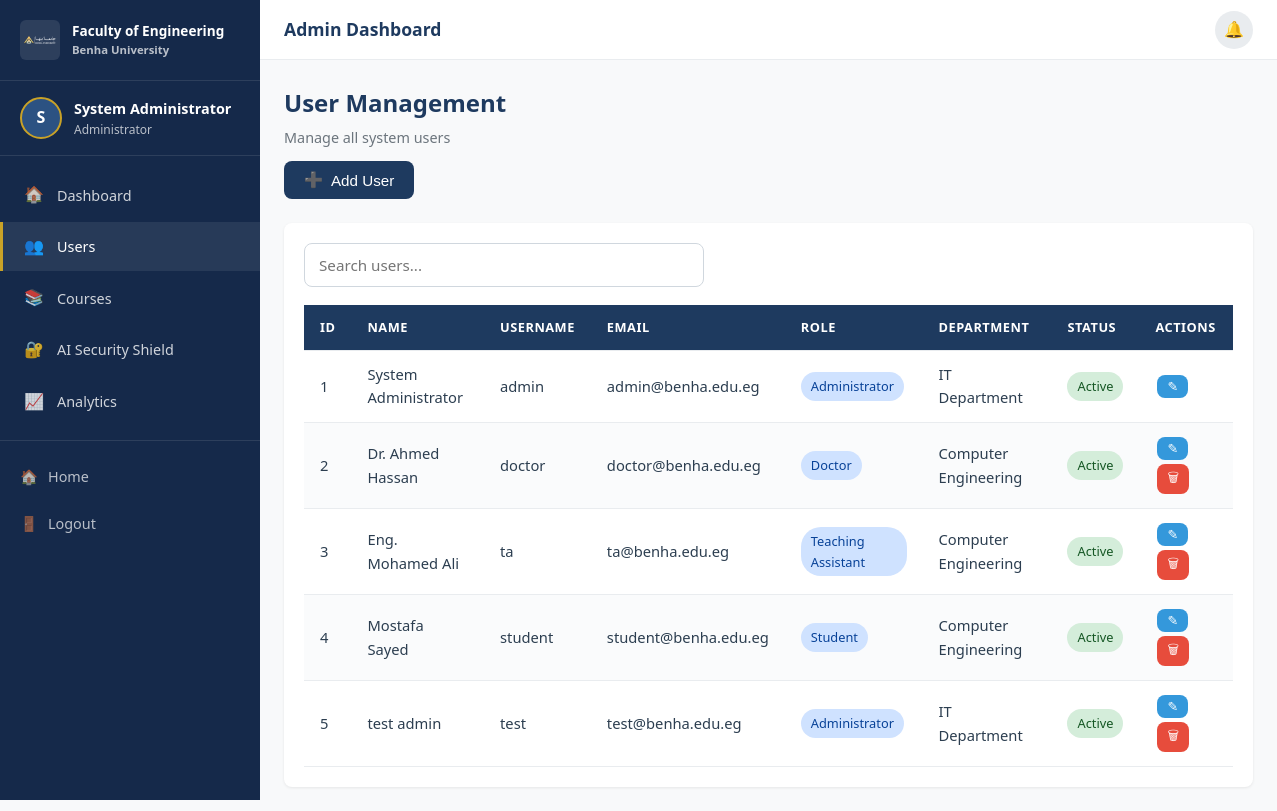
The page /admin/dashboard.php?section=users (signed in) on the database as committed earlier.
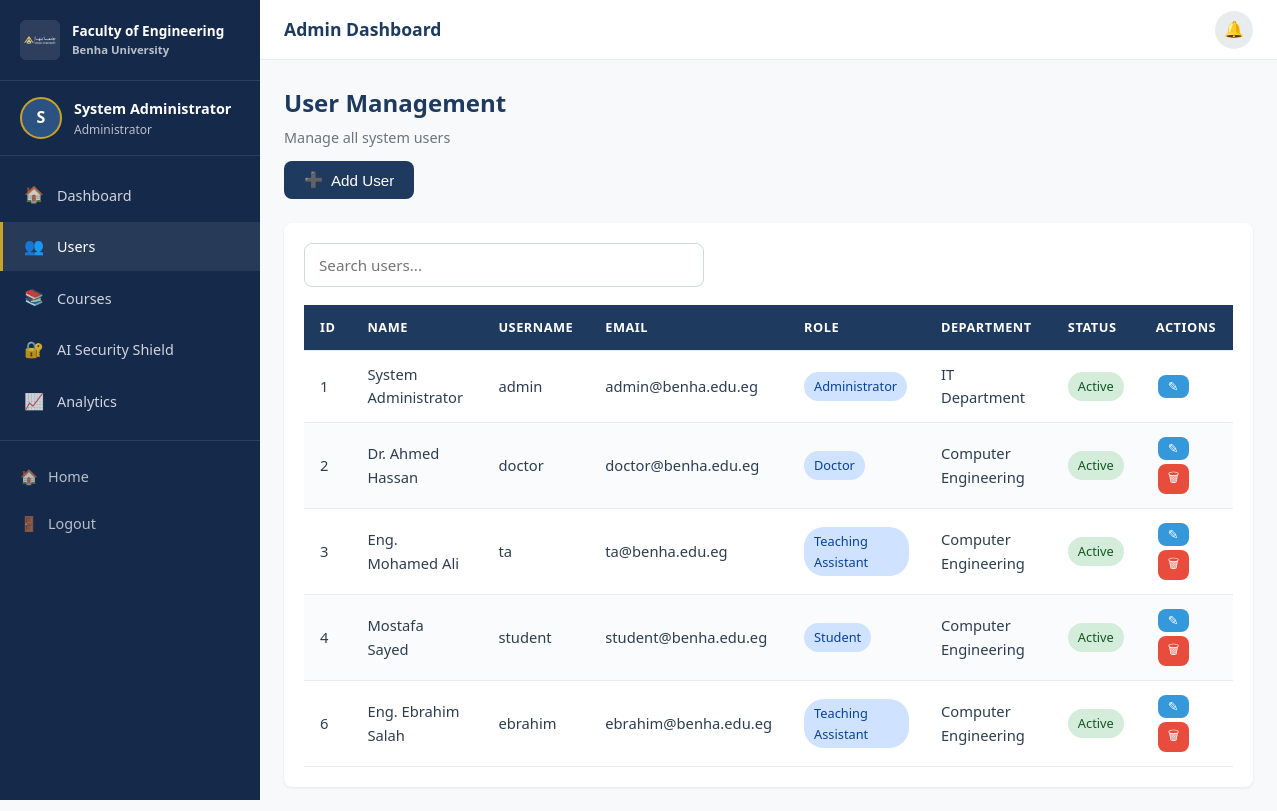
The same page on the database as committed later.
### tables this page shows
CREATE TABLE `users` (
  `id` int(11) NOT NULL,
  `username` varchar(50) NOT NULL,
  `email` varchar(100) NOT NULL,
  `password_hash` varchar(255) NOT NULL,
  `full_name` varchar(100) NOT NULL,
  `role_id` int(11) NOT NULL,
  `avatar` varchar(255) DEFAULT NULL,
  `phone` varchar(20) DEFAULT NULL,
  `department` varchar(100) DEFAULT NULL,
  `is_active` tinyint(1) DEFAULT 1,
  `last_login` datetime DEFAULT NULL,
  `created_at` timestamp NOT NULL DEFAULT current_timestamp(),
  `updated_at` timestamp NOT NULL DEFAULT current_timestamp() ON UPDATE current_timestamp()
);

CREATE TABLE `roles` (
  `id` int(11) NOT NULL,
  `role_name` varchar(20) NOT NULL,
  `display_name` varchar(50) NOT NULL,
  `description` text DEFAULT NULL,
  `created_at` timestamp NOT NULL DEFAULT current_timestamp()
);

### includes/functions.php (called while the page is built, shortened)
<?php
require_once __DIR__ . '/db.php';
require_once __DIR__ . '/db.php';
function isLoggedIn() {
    return isset($_SESSION['user_id']) && !empty($_SESSION['user_id']);
}
function getCurrentUser() {
    try {
        $db = Database::getInstance();
        $result = $db->query(
            "SELECT u.*, r.role_name, r.display_name as role_display
             FROM users u
             JOIN roles r ON u.role_id = r.id
             WHERE u.id = ? AND u.is_active = 1",
            [$_SESSION['user_id']]
        )->fetch();
        return $result ?: null;
    } catch (Exception $e) {
        return null;
    }
}
function requireRole($allowedRoles) {
    $user = getCurrentUser();
}

### includes/db.php (called while the page is built, shortened)
<?php
$db_config = [
    'host' => 'localhost',
    'database' => 'benha_engineering',
    'username' => 'root',
    'password' => '',
    'charset' => 'utf8mb4',
    'collation' => 'utf8mb4_unicode_ci'
];
class Database {
    private static $instance = null;
    private $pdo;
    private $stmt;
    private function __construct() {
        global $db_config;
        try {
            $dsn = "mysql:host={$db_config['host']};dbname={$db_config['database']};charset={$db_config['charset']}";
            $tz = new DateTimeZone('Africa/Cairo');
            $dt = new DateTime('now', $tz);
            $offset = $dt->format('P');
            $options = [
                PDO::ATTR_ERRMODE => PDO::ERRMODE_EXCEPTION,
                PDO::ATTR_DEFAULT_FETCH_MODE => PDO::FETCH_ASSOC,
                PDO::ATTR_EMULATE_PREPARES => false,
                PDO::MYSQL_ATTR_INIT_COMMAND => "SET NAMES {$db_config['charset']} COLLATE {$db_config['collation']}; SET time_zone = '{$offset}'; SET SESSION sql_mode = 'STRICT_TRANS_TABLES,NO_ZERO_IN_DATE,NO_ZERO_DATE,ERROR_FOR_DIVISION_BY_ZERO,NO_ENGINE_SUBSTITUTION';"
            ];
            $this->pdo = new PDO($dsn, $db_config['username'], $db_config['password'], $options);
        } catch (PDOException $e) {
            error_log("Database Connection Error: " . $e->getMessage());
            die("Database connection failed. Please contact the administrator.");
        }
    }
    public static function getInstance() {
        if (self::$instance === null) {
            self::$instance = new self();
        }
        return self::$instance;
    }
    public function query($sql, $params = []) {
        $this->stmt = $this->pdo->prepare($sql);
        $this->stmt->execute($params);
        return $this;
    }
    public function fetchAll() {
        return $this->stmt->fetchAll();
    }
    public function fetch() {
        return $this->stmt->fetch();
    }
}

### admin/dashboard.php (the view, shortened to what the changed rows need)
<?php
require_once __DIR__ . '/../includes/functions.php';
requireRole('admin');
$db = Database::getInstance();
$users = $db->query("SELECT u.*, r.role_name, r.display_name as role_display FROM users u JOIN roles r ON u.role_id = r.id ORDER BY u.id")->fetchAll();
?>
<!DOCTYPE html>
<html lang="en">
<head>
    <link rel="stylesheet" href="/assets/css/style.css">
</head>
<body>
    <div class="dashboard-wrapper">
        <?php include __DIR__ . '/../includes/sidebar.php'; ?>
        <div class="main-content">
            <div class="topbar">
                <div class="topbar-left">
                    <h2 class="topbar-title">Admin Dashboard</h2>
                </div>
            </div>
            <div class="content-wrapper">
                <?php if ($section === 'users'): ?>
                    <div class="page-header">
                        <h1 class="page-title">User Management</h1>
                    </div>
                    <div class="card">
                        <div class="card-body">
                            <div class="table-container" style="margin-top: 16px;">
                                <table class="data-table" id="usersTable">
                                    <thead>
                                        <tr>
                                            <th>ID</th>
                                            <th>Name</th>
                                            <th>Username</th>
                                            <th>Email</th>
                                            <th>Role</th>
                                            <th>Department</th>
                                            <th>Status</th>
                                            <th>Actions</th>
                                        </tr>
                                    </thead>
                                    <tbody>
                                        <?php foreach ($users as $u):
                                            $statusBadge = $u['is_active'] ? '<span class="badge badge-success">Active</span>' : '<span class="badge badge-danger">Inactive</span>';
                                        ?>
                                            <tr>
                                                <td><?= $u['id'] ?></td>
                                                <td><?= htmlspecialchars($u['full_name']) ?></td>
                                                <td><?= htmlspecialchars($u['username']) ?></td>
                                                <td><?= htmlspecialchars($u['email']) ?></td>
                                                <td><span class="badge badge-primary"><?= htmlspecialchars($u['role_display']) ?></span></td>
                                                <td><?= htmlspecialchars($u['department'] ?? '-') ?></td>
                                                <td><?= $statusBadge ?></td>
                                                <td>
                                                    <button class="btn btn-sm btn-info" onclick="editUser(<?= $u['id'] ?>)" title="Edit">&#9998;</button>
                                                    <?php if ($u['id'] != $user['id']): ?>
                                                        <button class="btn btn-sm btn-danger" onclick="deleteUser(<?= $u['id'] ?>)" title="Delete">&#128465;</button>
                                                    <?php endif; ?>
                                                </td>
                                            </tr>
                                        <?php endforeach; ?>
                                    </tbody>
                                </table>
                            </div>
                        </div>
                    </div>
                <?php endif; ?>
            </div>
        </div>
    </div>
</body>
</html>

### includes/sidebar.php (shortened to what the changed rows need)
<?php
$user = getCurrentUser();
$role = $user['role_name'];
$items = $navItems[$role] ?? [];
$section = $_GET['section'] ?? 'dashboard';
?>
<aside class="sidebar" id="sidebar">
    <div class="sidebar-user">
        <div class="sidebar-user-avatar">
            <?= strtoupper(substr($user['full_name'], 0, 1)) ?>
        </div>
        <div class="sidebar-user-info">
            <div class="sidebar-user-name"><?= htmlspecialchars($user['full_name']) ?></div>
            <div class="sidebar-user-role"><?= htmlspecialchars($user['role_display'] ?? 'Student') ?></div>
        </div>
    </div>
    <ul class="sidebar-nav">
        <?php foreach ($items as $item):
            $isActive = $section === $item['page'];
        ?>
        <li class="sidebar-nav-item">
            <a href="<?= $item['link'] ?>" class="sidebar-nav-link <?= $isActive ? 'active' : '' ?>">
                <span class="sidebar-nav-icon"><?= $item['icon'] ?></span>
                <?= $item['label'] ?>
            </a>
        </li>
        <?php endforeach; ?>
    </ul>
</aside>

Rows that differ between the two databases and show on the page:
removed users: id "5", full_name "test admin", username "test", email "test@benha.edu.eg", role.display_name "Administrator", department "IT Department", is_active "Active"
added users: id "6", full_name "Eng. Ebrahim Salah", username "ebrahim", email "ebrahim@benha.edu.eg", role.display_name "Teaching Assistant", department "Computer Engineering", is_active "Active"
